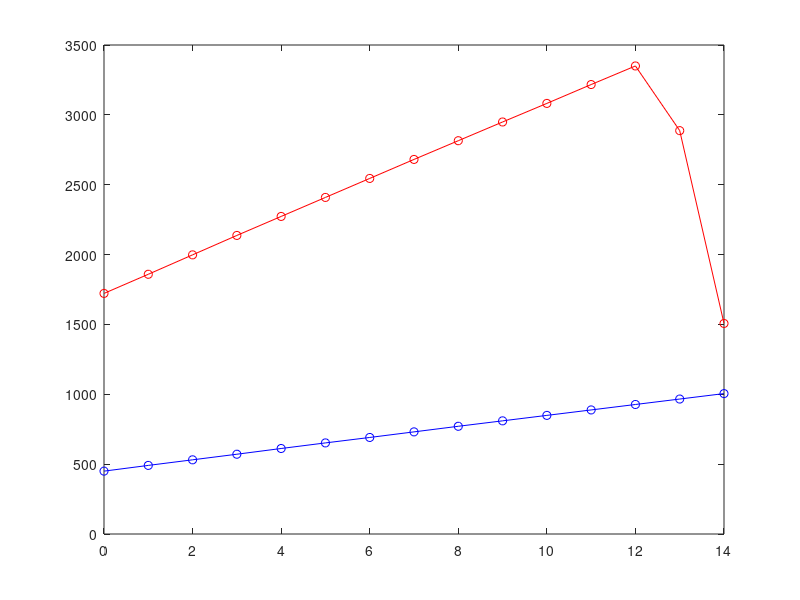
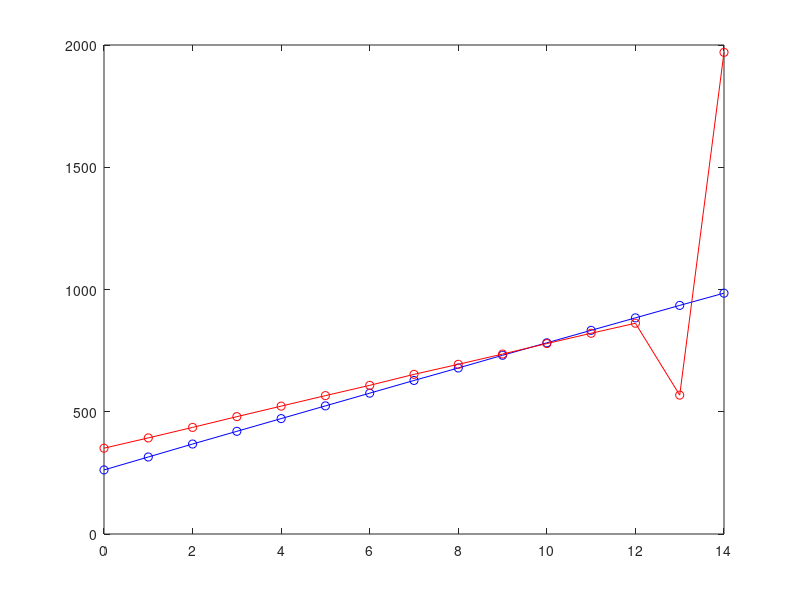

MATLAB code for these plots, in order:
Y=[0,1,2,3,4,5,6,7,8,9,10,11,12,13,14]
Intrari1=[1005,966,927,888,849,810,771,731,691,652,612,571,531,491,450]
Iesiri1=[1507,2887,3350,3217,3082,2949,2815,2681,2545,2409,2273,2137,1998,1859,1722]

Intrari2=[985,935,884,833,782,731,679,628,576,524,472,420,368,315,262]
Iesiri2=[1970,568,862,821,779,736,694,653,608,566,523,480,436,393,351]

figure
plot(Y,flip(Intrari1),'bo-')
hold on
plot(Y,flip(Iesiri1),'ro-')

figure
plot(Y,flip(Intrari2),'bo-')
hold on
plot(Y,flip(Iesiri2),'ro-')


